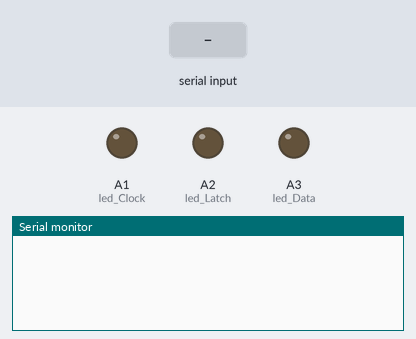
Bench run of a sketch on a simulated Arduino Uno, built with avr-gcc and run on an emulated ATmega328P. Parts: output pins drawn as LEDs (lit = HIGH), the last lines printed to the serial monitor. The test bench sets the inputs (shaded band).

Above: at 1.2 s.
1.3 s: "1\n" received over Serial
At 2.0 s:
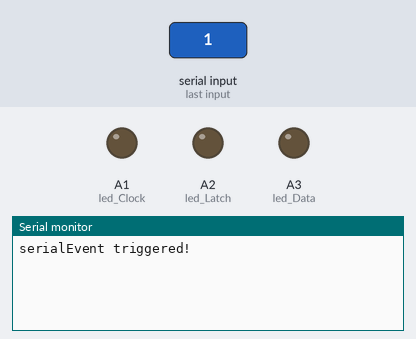
At 3.8 s:
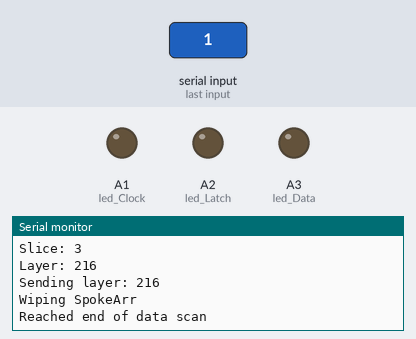

Measured:
- after the input at 1.3 s, the serial monitor: prints a new line at once (image 1)

The sketch:

recieve_data_test.ino
```cpp
int led_Data = A3;
int led_Latch = A2;
int led_Clock = A1;

const int vol_slices = 104;
const int vol_layers = 15;

typedef struct{
  uint16_t data;
  int slice;
  int layer;
} Spoke;

Spoke SpokeArr[vol_slices];

void setup()
{
  //Configure IO Pins
  pinMode(led_Data, OUTPUT);
  pinMode(led_Latch, OUTPUT);
  pinMode(led_Clock, OUTPUT);

  Serial.begin(9600);
}

void loop()
{

}

void serialEvent() {
  int packageSize = 0;
  int numSpokes = 0;
  int currentLayer = 0;
  byte serialBuffer[4];

  Serial.print("serialEvent triggered!\n");

  while(true) {
     packageSize = Serial.readBytes((char *)serialBuffer, 4);
     if(packageSize == 0) break;

     if(serialBuffer[3] != currentLayer) {
       printLayer(numSpokes);
       sendLayer(currentLayer, &numSpokes);
       currentLayer = serialBuffer[3];
     }
     Serial.print(numSpokes);
     SpokeArr[numSpokes].data = (uint16_t) serialBuffer[0] | ((uint16_t) serialBuffer[1] << 8);
     SpokeArr[numSpokes].slice = serialBuffer[2];
     SpokeArr[numSpokes].layer = serialBuffer[3];
     numSpokes++;
  }
  printLayer(numSpokes);
  sendLayer(currentLayer, &numSpokes);

  Serial.print("Reached end of data scan\n");
}

void printLayer(int numSpokes) {
  Serial.print("Number of spokes stored: ");
  Serial.print(numSpokes);
  Serial.print("\n");

  for(int i=0; i<numSpokes; i++) {
    Serial.print("Data: ");
    Serial.print(SpokeArr[i].data, BIN);
    Serial.print("\nSlice: ");
    Serial.print(SpokeArr[i].slice);
    Serial.print("\nLayer: ");
    Serial.print(SpokeArr[i].layer);
    Serial.print("\n");
  }
}

void sendLayer(int currentLayer, int *numSpokes) {
  Serial.print("Sending layer: ");
  Serial.print(currentLayer);
  Serial.print("\n");
  //for loop sending Spokes to Bareduinos

  Serial.print("Wiping SpokeArr\n");
  for(int i; i<vol_slices; i++) {
    SpokeArr[i].data = 0;
    SpokeArr[i].slice = 0;
    SpokeArr[i].layer = 0;
  }
  *numSpokes = 0;
}
```
